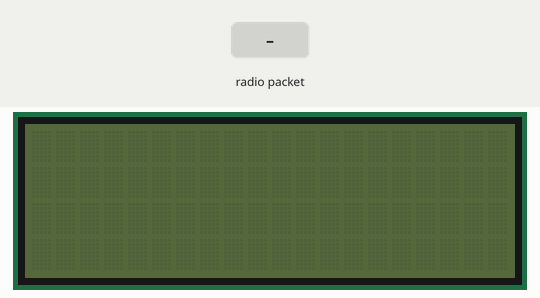
Bench run of a sketch on a simulated Arduino Uno, built with avr-gcc and run on an emulated ATmega328P. Parts: 20×4 character LCD. The inputs (shaded band) are chosen by the test bench. No radio packets arrive unless stated; what the sketch prints to the serial monitor is not drawn.

Above: at 1.2 s.
1.3 s: radio packet "1" arrives
At 1.9 s:
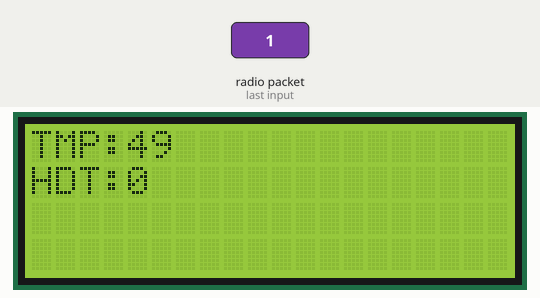
2.8 s: radio packet "0" arrives
4.3 s: radio packet "2" arrives
At 5.3 s:
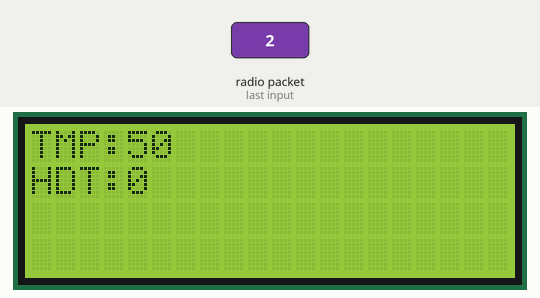
Timing chart, 0 to 7.3 s (numbered marks = the images above; inputs shaded):
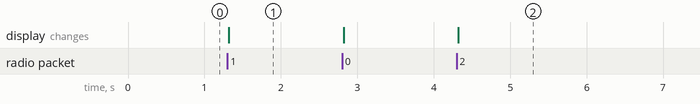

Measured:
- after the input at 1.3 s, the display: changes at once (image 1)
- after the input at 4.3 s, the display: changes at once (image 2)

The sketch:

rx_node.ino
```cpp
/*
 RF433Mhz Receiver Code
 https://circuits4you.com
 Receiver is connected on PIN 11

 Arduino                     Receiver
  GND--------------------------GND
  D11--------------------------Data
  5V---------------------------VCC
*/

#include <RH_ASK.h>
#include <SPI.h> // Not actualy used but needed to compile

#include <LiquidCrystal_I2C.h>
// set the LCD address to 0x3F for a 16 chars and 2 line display
// Try to SCAN I2C First by
// Example -> Wire -> i2c_scanner
LiquidCrystal_I2C lcd(0x3F,20,4);

RH_ASK driver;
// RH_ASK driver(2000, 2, 4, 5); // ESP8266: do not use pin 11

void setup(){
    Serial.begin(9600);  // Debugging only
    if (!driver.init())
         Serial.println("init failed");

    lcd.init();
}

void loop(){
    uint8_t buf[RH_ASK_MAX_MESSAGE_LEN];
    uint8_t buflen = sizeof(buf);

    if (driver.recv(buf, &buflen)) // Non-blocking
    {
      int i;

      // Message with a good checksum received, dump it.
      /*
      driver.printBuffer("Got:", buf, buflen);
      Serial.print("Buf[0] = ");
      Serial.println(buf[0]);
      Serial.println("=================");
      Serial.println((char)buf[0]);
      */
      /*
      Serial.println((char)23);
      Serial.println((char)24);
      Serial.println((char)25);
      Serial.println((char)30);
      */
      Serial.println(buf[0],DEC);
      Serial.println(buf[0],HEX);
      Serial.println(buf[0],BIN);
      // Use this in case hex values are displayed
      //Serial.print("Received:");
      //for (i = 0; i < buflen; i++) Serial.print(buf[i]);
      //Serial.println("");


      lcd.backlight();
      lcd.clear();
      lcd.setCursor(0,0);
      lcd.print("TMP: ");
      lcd.setCursor(4,0);
      lcd.print(buf[0]);

      lcd.setCursor(0,1);
      lcd.print("HDT: ");
      lcd.setCursor(4,1);
      lcd.print(buf[1]);
      //for (i = 0; i < buflen; i++) lcd.print(buf[i]);
    }
}
```
